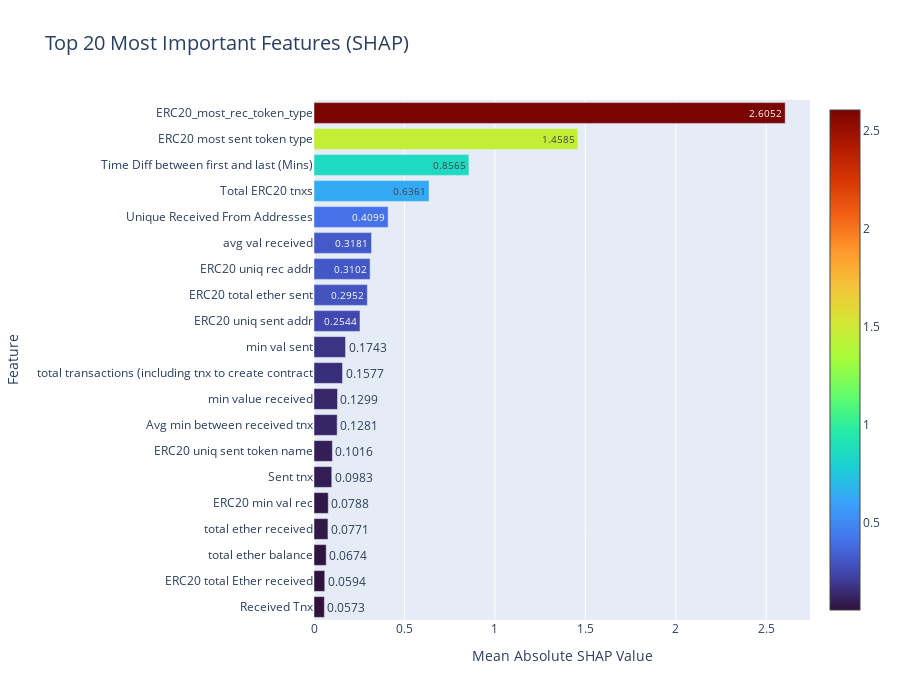

This figure's notebook cell:
### Markdown cell above
## 🔬 Part 5: SHAP Feature Importance

### Code cell
# Load SHAP importance
shap_dir = model_dir / 'shap_plots'
shap_importance_path = shap_dir / 'shap_feature_importance.csv'

if shap_importance_path.exists():
    shap_importance = pd.read_csv(shap_importance_path)
    top_shap = shap_importance.head(20)
    
    fig = go.Figure()
    
    fig.add_trace(go.Bar(
        y=top_shap['feature'][::-1],
        x=top_shap['mean_abs_shap'][::-1],
        orientation='h',
        marker=dict(
            color=top_shap['mean_abs_shap'][::-1],
            colorscale='Turbo',
            showscale=True
        ),
        text=[f"{imp:.4f}" for imp in top_shap['mean_abs_shap'][::-1]],
        textposition='auto',
        hovertemplate='<b>%{y}</b><br>Mean |SHAP|: %{x:.4f}<extra></extra>'
    ))
    
    fig.update_layout(
        title="Top 20 Most Important Features (SHAP)",
        title_font_size=20,
        xaxis_title="Mean Absolute SHAP Value",
        yaxis_title="Feature",
        height=700,
        showlegend=False
    )
    
    fig.show()
    
    print("\n🔬 Top 10 Features (by SHAP):")
    print("="*70)
    for idx, row in top_shap.head(10).iterrows():
        print(f"  {idx+1:2d}. {row['feature'][:45]:45s}: {row['mean_abs_shap']:.4f}")
else:
    print("⚠️  SHAP importance file not found")

### Figure 1 — Plotly figure (JSON) as saved in the notebook; plotly's stock layout.template omitted (floating-point values rounded to 4 significant figures)
{"data": [{"hovertemplate": "<b>%{y}</b><br>Mean |SHAP|: %{x:.4f}<extra></extra>", "marker": {"color": [0.05728, 0.05942, 0.06744, 0.0771, 0.07883, 0.09826, 0.1016, 0.1281, 0.1299, 0.1577, 0.1743, 0.2544, 0.2952, 0.3102, 0.3181, 0.4099, 0.6361, 0.8565, 1.459, 2.605], "colorscale": [[0, "#30123b"], [0.07143, "#4145ab"], [0.1429, "#4675ed"], [0.2143, "#39a2fc"], [0.2857, "#1bcfd4"], [0.3571, "#24eca6"], [0.4286, "#61fc6c"], [0.5, "#a4fc3b"], [0.5714, "#d1e834"], [0.6429, "#f3c63a"], [0.7143, "#fe9b2d"], [0.7857, "#f36315"], [0.8571, "#d93806"], [0.9286, "#b11901"], [1, "#7a0402"]], "showscale": true}, "orientation": "h", "text": ["0.0573", "0.0594", "0.0674", "0.0771", "0.0788", "0.0983", "0.1016", "0.1281", "0.1299", "0.1577", "0.1743", "0.2544", "0.2952", "0.3102", "0.3181", "0.4099", "0.6361", "0.8565", "1.4585", "2.6052"], "textposition": "auto", "type": "bar", "x": [0.05728, 0.05942, 0.06744, 0.0771, 0.07883, 0.09826, 0.1016, 0.1281, 0.1299, 0.1577, 0.1743, 0.2544, 0.2952, 0.3102, 0.3181, 0.4099, 0.6361, 0.8565, 1.459, 2.605], "y": ["Received Tnx", " ERC20 total Ether received", "total ether balance", "total ether received", " ERC20 min val rec", "Sent tnx", " ERC20 uniq sent token name", "Avg min between received tnx", "min value received", "total transactions (including tnx to create contract", "min val sent", " ERC20 uniq sent addr", " ERC20 total ether sent", " ERC20 uniq rec addr", "avg val received", "Unique Received From Addresses", " Total ERC20 tnxs", "Time Diff between first and last (Mins)", " ERC20 most sent token type", " ERC20_most_rec_token_type"]}], "layout": {"height": 700, "showlegend": false, "title": {"font": {"size": 20}, "text": "Top 20 Most Important Features (SHAP)"}, "xaxis": {"title": {"text": "Mean Absolute SHAP Value"}}, "yaxis": {"title": {"text": "Feature"}}}}
